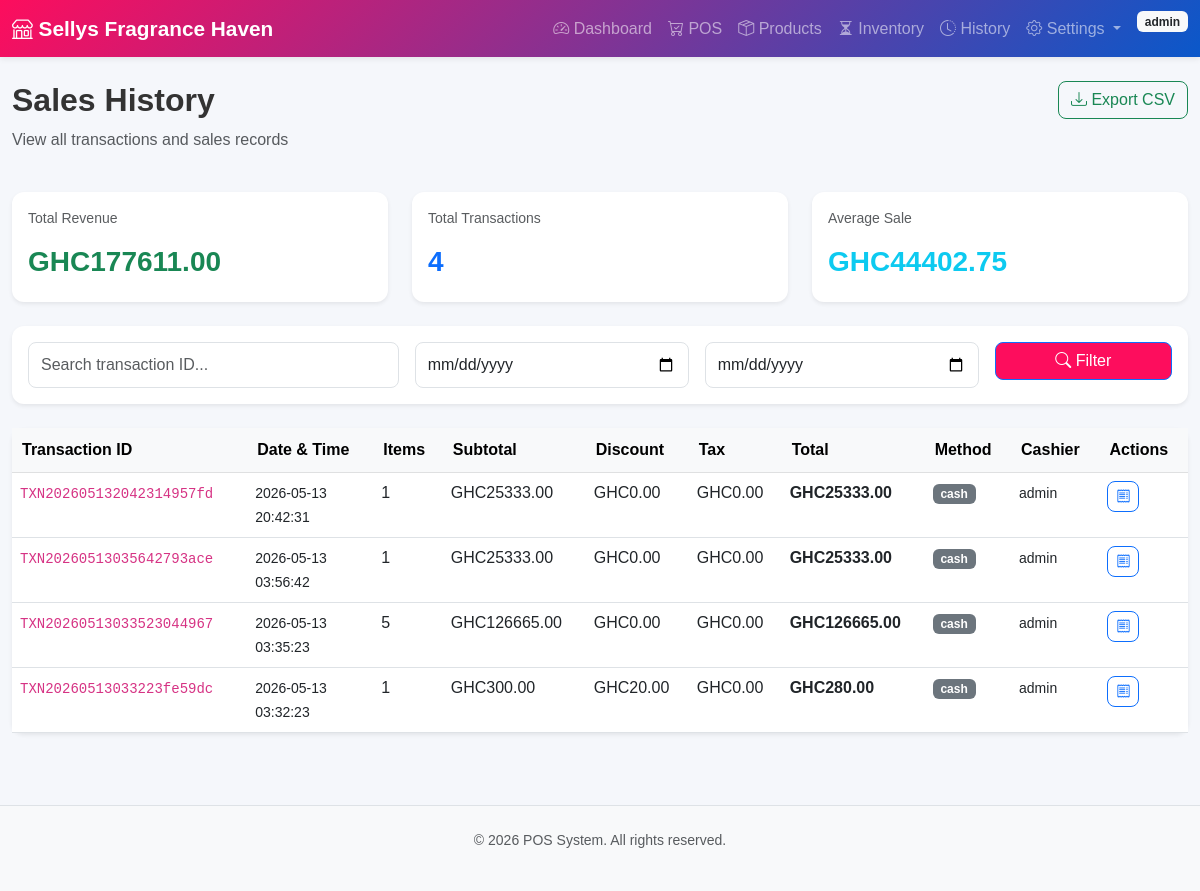
Page /history/ (signed in) on the committed database.
### app/models/__init__.py (models this page shows, shortened)
class User(UserMixin, db.Model):
    __tablename__ = 'users'
    id = db.Column(db.Integer, primary_key=True)
    username = db.Column(db.String(80), unique=True, nullable=False, index=True)
    password_hash = db.Column(db.String(255), nullable=False)
    email = db.Column(db.String(120), unique=True)
    full_name = db.Column(db.String(120))
    role = db.Column(db.String(20), default='cashier')  # admin, manager, cashier
    is_active = db.Column(db.Boolean, default=True)
    created_at = db.Column(db.DateTime, default=datetime.utcnow)
    updated_at = db.Column(db.DateTime, default=datetime.utcnow, onupdate=datetime.utcnow)

class Sale(db.Model):
    __tablename__ = 'sales'
    id = db.Column(db.Integer, primary_key=True)
    transaction_id = db.Column(db.String(50), unique=True, nullable=False, index=True)
    user_id = db.Column(db.Integer, db.ForeignKey('users.id'), nullable=False)
    subtotal = db.Column(db.Float, default=0)
    discount = db.Column(db.Float, default=0)
    tax = db.Column(db.Float, default=0)
    total = db.Column(db.Float, nullable=False)
    cash_received = db.Column(db.Float, nullable=False)
    change = db.Column(db.Float, default=0)
    payment_method = db.Column(db.String(50), default='cash')  # cash, card, etc
    notes = db.Column(db.Text)
    created_at = db.Column(db.DateTime, default=datetime.utcnow, index=True)
    user = db.relationship('User', backref='sales')
    sale_items = db.relationship('SaleItem', backref='sale', lazy=True, cascade='all, delete-orphan')
    def get_items_quantity(self):
        return sum(item.quantity for item in self.sale_items)
    def get_items_subtotal(self):
        return sum(item.total_price for item in self.sale_items)
    def get_calculated_total(self):
        return self.get_items_subtotal() - self.discount + self.tax

class SaleItem(db.Model):
    __tablename__ = 'sale_items'
    id = db.Column(db.Integer, primary_key=True)
    sale_id = db.Column(db.Integer, db.ForeignKey('sales.id'), nullable=False)
    product_id = db.Column(db.Integer, db.ForeignKey('products.id'), nullable=False)
    quantity = db.Column(db.Integer, nullable=False)
    unit_price = db.Column(db.Float, nullable=False)
    total_price = db.Column(db.Float, nullable=False)

### app/routes/history.py (the view)
@history_bp.route('/', methods=['GET'])
@login_required
def index():
    page = request.args.get('page', 1, type=int)
    search = request.args.get('search', '')
    date_from = request.args.get('date_from', '')
    date_to = request.args.get('date_to', '')
    query = Sale.query
    if search:
        query = query.filter(Sale.transaction_id.ilike(f'%{search}%'))
    if date_from:
        date_obj = datetime.strptime(date_from, '%Y-%m-%d')
        query = query.filter(Sale.created_at >= date_obj)
    if date_to:
        date_obj = datetime.strptime(date_to, '%Y-%m-%d')
        date_obj = date_obj.replace(hour=23, minute=59, second=59)
        query = query.filter(Sale.created_at <= date_obj)
    sales = query.order_by(Sale.created_at.desc()).paginate(page=page, per_page=15)
    total_revenue = sum(s.get_calculated_total() for s in query.all())
    total_transactions = query.count()
    return render_template('history/index.html',
                         sales=sales,
                         search=search,
                         date_from=date_from,
                         date_to=date_to,
                         total_revenue=total_revenue,
                         total_transactions=total_transactions)

### app/templates/history/index.html (shortened to what this page needs)
{% extends "base.html" %}
{% block content %}
<div class="container-fluid">
    <div class="row mb-4">
        <div class="col">
            <h1 class="h2 fw-bold">Sales History</h1>
            <p class="text-muted">View all transactions and sales records</p>
        </div>
        <div class="col-auto">
            <a href="{{ url_for('history.export_csv', date_from=date_from, date_to=date_to) }}" class="btn btn-outline-success">
                <i class="bi bi-download"></i> Export CSV
            </a>
        </div>
    </div>
    <div class="row mb-4">
        <div class="col-md-4">
            <div class="card shadow-sm border-0">
                <div class="card-body">
                    <p class="text-muted small">Total Revenue</p>
                    <h3 class="text-success fw-bold">GHC{{ "%.2f"|format(total_revenue) }}</h3>
                </div>
            </div>
        </div>
        <div class="col-md-4">
            <div class="card shadow-sm border-0">
                <div class="card-body">
                    <p class="text-muted small">Total Transactions</p>
                    <h3 class="text-primary fw-bold">{{ total_transactions }}</h3>
                </div>
            </div>
        </div>
        <div class="col-md-4">
            <div class="card shadow-sm border-0">
                <div class="card-body">
                    <p class="text-muted small">Average Sale</p>
                    <h3 class="text-info fw-bold">
                        {% if total_transactions > 0 %}
                        GHC{{ "%.2f"|format(total_revenue / total_transactions) }}
                        {% else %}
                        GHC0.00
                        {% endif %}
                    </h3>
                </div>
            </div>
        </div>
    </div>
    <div class="card shadow-sm border-0 mb-4">
        <div class="card-body">
            <form method="GET" class="row g-3">
                <div class="col-md-4">
                    <input type="text" class="form-control" name="search" placeholder="Search transaction ID..."
                           value="{{ search }}">
                </div>
                <div class="col-md-3">
                    <input type="date" class="form-control" name="date_from" placeholder="From date"
                           value="{{ date_from }}">
                </div>
                <div class="col-md-3">
                    <input type="date" class="form-control" name="date_to" placeholder="To date"
                           value="{{ date_to }}">
                </div>
                <div class="col-md-2">
                    <button type="submit" class="btn btn-primary w-100">
                        <i class="bi bi-search"></i> Filter
                    </button>
                </div>
            </form>
        </div>
    </div>
    <div class="card shadow-sm border-0">
        <div class="card-body p-0">
            {% if sales.items %}
            <div class="table-responsive">
                <table class="table table-hover mb-0">
                    <thead class="table-light">
                        <tr>
                            <th>Transaction ID</th>
                            <th>Date & Time</th>
                            <th>Items</th>
                            <th>Subtotal</th>
                            <th>Discount</th>
                            <th>Tax</th>
                            <th>Total</th>
                            <th>Method</th>
                            <th>Cashier</th>
                            <th>Actions</th>
                        </tr>
                    </thead>
                    <tbody>
                        {% for sale in sales.items %}
                        <tr>
                            <td><code>{{ sale.transaction_id }}</code></td>
                            <td>
                                <small>
                                    {{ sale.created_at.strftime('%Y-%m-%d') }}<br>
                                    {{ sale.created_at.strftime('%H:%M:%S') }}
                                </small>
                            </td>
                            <td>{{ sale.get_items_quantity() }}</td>
                            <td>GHC{{ "%.2f"|format(sale.subtotal) }}</td>
                            <td>GHC{{ "%.2f"|format(sale.discount) }}</td>
                            <td>GHC{{ "%.2f"|format(sale.tax) }}</td>
                            <td><strong>GHC{{ "%.2f"|format(sale.get_calculated_total()) }}</strong></td>
                            <td>
                                <span class="badge bg-secondary">{{ sale.payment_method }}</span>
                            </td>
                            <td><small>{{ sale.user.username }}</small></td>
                            <td>
                                <a href="{{ url_for('sales.receipt', sale_id=sale.id) }}" class="btn btn-sm btn-outline-primary">
                                    <i class="bi bi-receipt"></i>
                                </a>
                            </td>
                        </tr>
                        {% endfor %}
                    </tbody>
                </table>
            </div>
            {% else %}
            <div class="text-center py-5 text-muted">
                <i class="bi bi-inbox display-4"></i>
                <p class="mt-2">No transactions found</p>
            </div>
            {% endif %}
        </div>
    </div>
</div>
{% endblock %}

### app/templates/base.html (shortened to what this page needs)
<!DOCTYPE html>
<html lang="en">
<head>
    <link href="https://cdn.jsdelivr.net/npm/bootstrap@5.3.0/dist/css/bootstrap.min.css" rel="stylesheet">
    <link href="https://cdn.jsdelivr.net/npm/bootstrap-icons@1.11.0/font/bootstrap-icons.css" rel="stylesheet">
    <link rel="stylesheet" href="{{ url_for('static', filename='css/style.css') }}">
</head>
<body>
    {% if current_user.is_authenticated %}
    <nav class="navbar navbar-expand-lg navbar-dark bg-primary sticky-top">
        <div class="container-fluid">
            <a class="navbar-brand fw-bold" href="{{ url_for('dashboard.index') }}">
                <i class="bi bi-shop"></i> Sellys Fragrance Haven
            </a>
            <div class="collapse navbar-collapse" id="navbarNav">
                <ul class="navbar-nav ms-auto">
                    <li class="nav-item">
                        <a class="nav-link" href="{{ url_for('dashboard.index') }}">
                            <i class="bi bi-speedometer2"></i> Dashboard
                        </a>
                    </li>
                    <li class="nav-item">
                        <a class="nav-link" href="{{ url_for('sales.pos') }}">
                            <i class="bi bi-cart-check"></i> POS
                        </a>
                    </li>
                    <li class="nav-item">
                        <a class="nav-link" href="{{ url_for('products.index') }}">
                            <i class="bi bi-box-seam"></i> Products
                        </a>
                    </li>
                    <li class="nav-item">
                        <a class="nav-link" href="{{ url_for('inventory.index') }}">
                            <i class="bi bi-hourglass-split"></i> Inventory
                        </a>
                    </li>
                    <li class="nav-item">
                        <a class="nav-link" href="{{ url_for('history.index') }}">
                            <i class="bi bi-clock-history"></i> History
                        </a>
                    </li>
                    {% if current_user.role in ['admin', 'manager'] %}
                    <li class="nav-item dropdown">
                        <a class="nav-link dropdown-toggle" href="#" id="settingsDropdown" role="button" data-bs-toggle="dropdown">
                            <i class="bi bi-gear"></i> Settings
                        </a>
                    </li>
                    {% else %}
                    <li class="nav-item">
                        <a class="nav-link" href="{{ url_for('auth.logout') }}">
                            <i class="bi bi-box-arrow-right"></i> Logout
                        </a>
                    </li>
                    {% endif %}
                    <li class="nav-item ms-2">
                        <span class="badge bg-light text-dark">{{ current_user.username }}</span>
                    </li>
                </ul>
            </div>
        </div>
    </nav>
    {% endif %}
    <main class="{% if current_user.is_authenticated %}py-4{% else %}min-vh-100 d-flex align-items-center justify-content-center{% endif %}">
        {% block content %}{% endblock %}
    </main>
    <footer class="bg-light py-4 mt-5 border-top">
        <div class="container text-center text-muted small">
            <p>&copy; 2026 POS System. All rights reserved.</p>
        </div>
    </footer>
</body>
</html>

### app/static/css/style.css (style rules this page uses)
:root { --primary-color: #fd0d5d; --success-color: #198754; --danger-color: #dc3545; --warning-color: #ffc107; --info-color: #0dcaf0; --bg: #f5f7fb; --card-bg: #ffffff; --border: #dee2e6; --shadow: 0 2px 6px rgba(0,0,0,0.08); --shadow-lg: 0 10px 30px rgba(0,0,0,0.12); --radius: 12px; --transition: 0.2s ease; }
* { margin: 0; padding: 0; box-sizing: border-box; transition: background-color var(--transition), color var(--transition), border-color var(--transition); }
body { font-family: Arial, sans-serif; background: var(--bg); color: #333; min-height: 100vh; }
.navbar { background: linear-gradient(135deg, var(--primary-color), #0a58ca) !important; box-shadow: var(--shadow); }
.navbar-brand { font-weight: 700; font-size: 1.3rem; }
.btn { border-radius: 8px; font-weight: 500; transition: var(--transition); }
.btn-primary { background: var(--primary-color); }
.card { background: var(--card-bg); border: 1px solid var(--border); border-radius: var(--radius); box-shadow: var(--shadow); }
.form-control, .form-select { border-radius: 8px; border: 1px solid var(--border); padding: 10px 12px; }
.table { width: 100%; border-collapse: collapse; }
.table th { background: #f8f9fa; padding: 10px; }

### rows in the picture
User: username "admin"
Sale: transaction_id "TXN202605132042314957fd", created_at "2026-05-13", created_at "20:42:31", get_items_quantity "1", subtotal "25333.00", discount "0.00", tax "0.00", payment_method "cash", user.username "admin"
SaleItem: get_calculated_total "25333.00"
Sale: transaction_id "TXN20260513035642793ace", created_at "2026-05-13", created_at "03:56:42", get_items_quantity "1", subtotal "25333.00", discount "0.00", tax "0.00", payment_method "cash", user.username "admin"
SaleItem: get_calculated_total "25333.00"
Sale: transaction_id "TXN20260513033523044967", created_at "2026-05-13", created_at "03:35:23", get_items_quantity "5", subtotal "126665.00", discount "0.00", tax "0.00", payment_method "cash", user.username "admin"
SaleItem: get_calculated_total "126665.00"
Sale: transaction_id "TXN20260513033223fe59dc", created_at "2026-05-13", created_at "03:32:23", get_items_quantity "1", subtotal "300.00", discount "20.00", tax "0.00", payment_method "cash", user.username "admin"
SaleItem: get_calculated_total "280.00"

### other values in the picture
{{ "%.2f"|format(total_revenue) }} "177611.00"
{{ total_transactions }} "4"
{{ "%.2f"|format(total_revenue / total_transactions) }} "44402.75"
